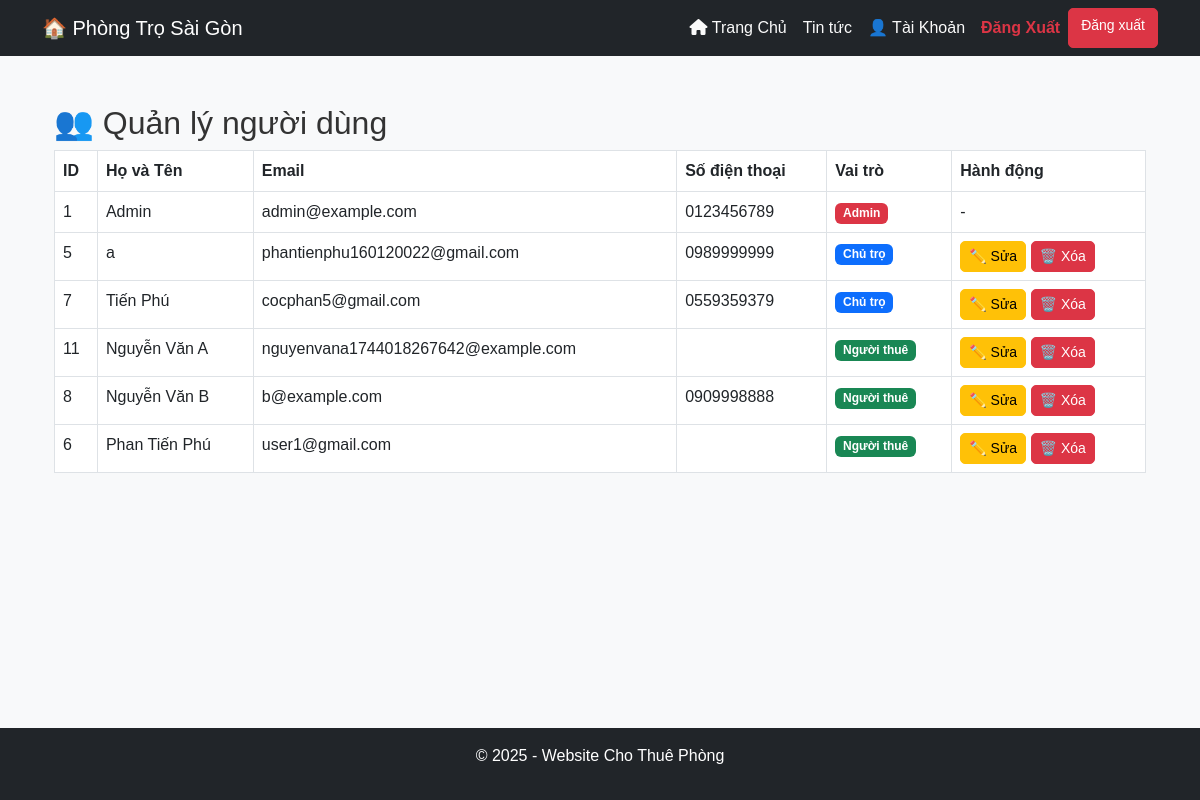
The app's page /admin/manage_user/manage_users.php (signed in) with its own data.
### tables this page shows
CREATE TABLE `users` (
  `id` int(11) NOT NULL,
  `name` varchar(100) NOT NULL,
  `email` varchar(100) NOT NULL,
  `password` varchar(255) NOT NULL,
  `phone` varchar(15) DEFAULT NULL,
  `created_at` timestamp NOT NULL DEFAULT current_timestamp(),
  `role` enum('admin','owner','user') NOT NULL DEFAULT 'user'
);

### admin/manage_user/manage_users.php (the view, shortened to what this page needs)
<?php
include '../../config/db_connect.php';
include '../../partials/header.php';
$sql = "SELECT id, name, email, phone, role FROM users ORDER BY role, name";
$result = $conn->query($sql);
?>
<div class="container mt-4">
    <h2>👥 Quản lý người dùng</h2>
    <table class="table table-bordered">
        <thead>
            <tr>
                <th>ID</th>
                <th>Họ và Tên</th>
                <th>Email</th>
                <th>Số điện thoại</th>
                <th>Vai trò</th>
                <th>Hành động</th>
            </tr>
        </thead>
        <tbody>
            <?php while ($row = $result->fetch_assoc()) { ?>
                <tr>
                    <td><?= $row["id"] ?></td>
                    <td><?= htmlspecialchars($row["name"]) ?></td>
                    <td><?= htmlspecialchars($row["email"]) ?></td>
                    <td><?= htmlspecialchars($row["phone"]) ?></td>
                    <td>
                        <?php
                        if ($row["role"] == "admin") {
                            echo '<span class="badge bg-danger">Admin</span>';
                        } elseif ($row["role"] == "owner") {
                            echo '<span class="badge bg-primary">Chủ trọ</span>';
                        } else {
                            echo '<span class="badge bg-success">Người thuê</span>';
                        }
                        ?>
                    </td>
                    <td>
                        <?php if ($row["role"] !== "admin") { ?>
                            <a href="edit_user.php?id=<?= $row["id"] ?>" class="btn btn-sm btn-warning">✏️ Sửa</a>
                            <a href="delete_user.php?id=<?= $row["id"] ?>" class="btn btn-sm btn-danger" onclick="return confirm('Bạn có chắc chắn muốn xóa người dùng này?');">🗑️ Xóa</a>
                        <?php } else { ?>
                            <span>-</span>
                        <?php } ?>
                    </td>
                </tr>
            <?php } ?>
        </tbody>
    </table>
</div>
<?php include '../../partials/footer.php'; ?>

### partials/header.php (shortened to what this page needs)
<!DOCTYPE html>
<html lang="vi">
<head>
    <link rel="stylesheet" href="https://cdn.jsdelivr.net/npm/bootstrap@5.3.0/dist/css/bootstrap.min.css">
    <link rel="stylesheet" href="/thue_phong/assets/css/style.css">
    <link rel="stylesheet" href="https://cdnjs.cloudflare.com/ajax/libs/font-awesome/6.4.2/css/all.min.css">
</head>
<body>
<nav class="navbar navbar-expand-lg navbar-dark bg-dark">
    <div class="container">
        <a class="navbar-brand" href="/thue_phong/index.php">🏠 Phòng Trọ Sài Gòn</a>
        <div class="collapse navbar-collapse" id="navbarNav">
            <ul class="navbar-nav ms-auto">
                <li class="nav-item"><a class="nav-link" href="/thue_phong/index.php"><i class="fa fa-home"></i>  Trang Chủ</a></li>
                <li class="nav-item"><a class="nav-link" href="/thue_phong/news.php">Tin tức</a></li>
                <?php if (isset($_SESSION['user_id'])): ?>
                    <li class="nav-item"><a class="nav-link" href="/thue_phong/user/dashboard.php">👤 Tài Khoản</a></li>
                    <li class="nav-item"><a class="nav-link text-danger" href="/thue_phong/auth/logout.php">Đăng Xuất</a></li>
                <?php else: ?>
                    <li class="nav-item"><a class="nav-link" href="/thue_phong/auth/login.php">Đăng Nhập</a></li>
                    <li class="nav-item"><a class="nav-link" href="/thue_phong/auth/register.php">Đăng Ký</a></li>
                <?php endif; ?>
                <?php if (isset($_SESSION['user_id'])) : ?>
                    <a href="/auth/logout.php" class="btn btn-danger">Đăng xuất</a>
                <?php endif; ?>
            </ul>
        </div>
    </div>
</nav>
<div class="container mt-4">

### partials/footer.php (shortened to what this page needs)
</div>
<footer class="text-center py-3 bg-dark text-white mt-auto">
    <p>&copy; 2025 - Website Cho Thuê Phòng</p>
</footer>
</body>
</html>

### assets/css/style.css (style rules this page uses)
html, body { height: 100%; display: flex; flex-direction: column; }
.container { flex: 1; }
.nav-link { color: #fafafa; }
body { background: #ffffff; font-family: 'Poppins', sans-serif; color: #333; }
body { font-family: 'Poppins', sans-serif; background-color: #f8f9fa; }
.text-danger { font-weight: bold; font-size: 16px; }
.btn { font-size: 14px; border-radius: 5px; transition: 0.3s; }

### records on screen
users: id "1", name "Admin", email "admin@example.com", phone "0123456789", role "Admin"
users: id "5", name "a", email "phantienphu160120022@gmail.com", phone "0989999999", role "Chủ trọ"
users: id "7", name "Tiến Phú", email "cocphan5@gmail.com", phone "0559359379", role "Chủ trọ"
users: id "11", name "Nguyễn Văn A", email "nguyenvana1744018267642@example.com", role "Người thuê"
users: id "8", name "Nguyễn Văn B", email "b@example.com", phone "0909998888", role "Người thuê"
users: id "6", name "Phan Tiến Phú", email "user1@gmail.com", role "Người thuê"
